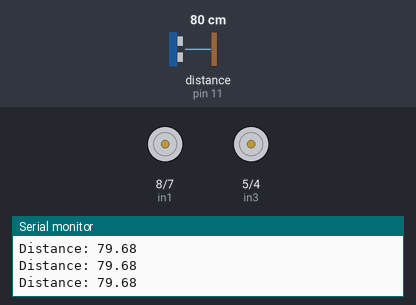
The sketch below on a simulated Arduino Uno, built with avr-gcc and run on an emulated ATmega328P. On the bench: motor-driver pin pairs drawn as motors (green arrow = first pin HIGH = forward, orange = second pin HIGH = backward, longer = more drive, scaled by the enable pin), the last lines printed to the serial monitor. Wiring (inferred from the names in the program): ultrasonic range finder: trigger pin 12; echo pin 11. Inputs (shaded band) come from the test bench; at power-on: distance to the obstacle (sensor on pin 11) 80 cm. The echo pulse lasts 58.3 µs per cm.

Above: at 5.2 s.
5.3 s: distance to the obstacle (sensor on pin 11) set to 28 cm
6.8 s: distance to the obstacle (sensor on pin 11) set to 23 cm
8.3 s: distance to the obstacle (sensor on pin 11) set to 250 cm
At 9.1 s:
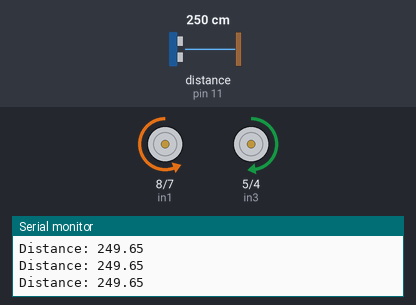
Timing chart, 0 to 10.8 s (numbered marks = the images above; inputs shaded):
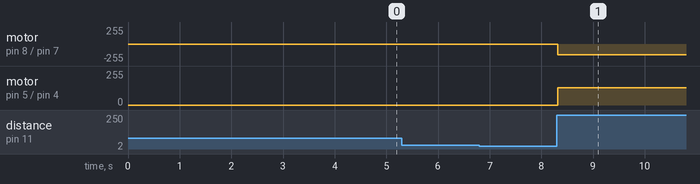

The sketch:

autito_timido.ino
```cpp
// Motor A connections
int enA = 9;
int in1 = 8;
int in2 = 7;
// Motor B connections
int enB = 3;
int in3 = 5;
int in4 = 4;
// Sensor connections
const int trigPin = 12;
const int echoPin = 11;

// Variables for sensor
float duration, distance;

bool first;

void setup() {
	// Set all the motor control pins to outputs
	pinMode(enA, OUTPUT);
	pinMode(enB, OUTPUT);
	pinMode(in1, OUTPUT);
	pinMode(in2, OUTPUT);
	pinMode(in3, OUTPUT);
	pinMode(in4, OUTPUT);

	// Turn off motors - Initial state
	digitalWrite(in1, LOW);
	digitalWrite(in2, LOW);
	digitalWrite(in3, LOW);
	digitalWrite(in4, LOW);

  pinMode(trigPin, OUTPUT);
	pinMode(echoPin, INPUT);
	Serial.begin(9600);

  delay(1000);

  first = true;
}

void loop() {

  // Creo que esto no me estaría funcionando

  if (first) {
    Serial.print("First: ");
	  Serial.println(distance);
    digitalWrite(in1, LOW);
    digitalWrite(in2, HIGH);
    digitalWrite(in3, HIGH);
    digitalWrite(in4, LOW);
    first = false;
  }

  digitalWrite(trigPin, LOW);
	delayMicroseconds(2);
	digitalWrite(trigPin, HIGH);
	delayMicroseconds(10);
	digitalWrite(trigPin, LOW);
  duration = pulseIn(echoPin, HIGH);
  distance = (duration*.0343)/2;
  Serial.print("Distance: ");
	Serial.println(distance);

  // To know if the motors are on

  bool on = digitalRead(in1) == HIGH || digitalRead(in2) == HIGH || digitalRead(in3) == HIGH || digitalRead(in4) == HIGH;


  // If the vehicle is closer than 10 cm to an object and the morots are on, decelerate from maximum speed to zero
  if(distance < 25) {
    if(on) {
      analogWrite(enA, 0);
      analogWrite(enB, 0);
      // for (int i = 127; i >= 0; --i) {
      //   analogWrite(enA, i - 1);
      //   analogWrite(enB, i);
      // }
      // Turn motors off
      digitalWrite(in1, LOW);
      digitalWrite(in2, LOW);
      digitalWrite(in3, LOW);
      digitalWrite(in4, LOW);
    }
  }

  // If the vehicle is farther than 10 cm to an object and the motors are off, accelerate from zero to maximum speed
	else {
    if(!on) {
      // Turn motors on
      digitalWrite(in1, LOW);
      digitalWrite(in2, HIGH);
      digitalWrite(in3, HIGH);
      digitalWrite(in4, LOW);

      analogWrite(enA, 160);
      analogWrite(enB, 128);
      // for (int i = 0; i < 128; i++) {
      //   analogWrite(enA, i + 1);
      //   analogWrite(enB, i);
      // }

    }
  }
}
```

Measured:
- after the input at 8.3 s, motor on pin 8 (in1) / pin 7 (in2): stopped → backward 160/255 at once; motor on pin 5 (in3) / pin 4 (in4): stopped → forward 128/255 at once
